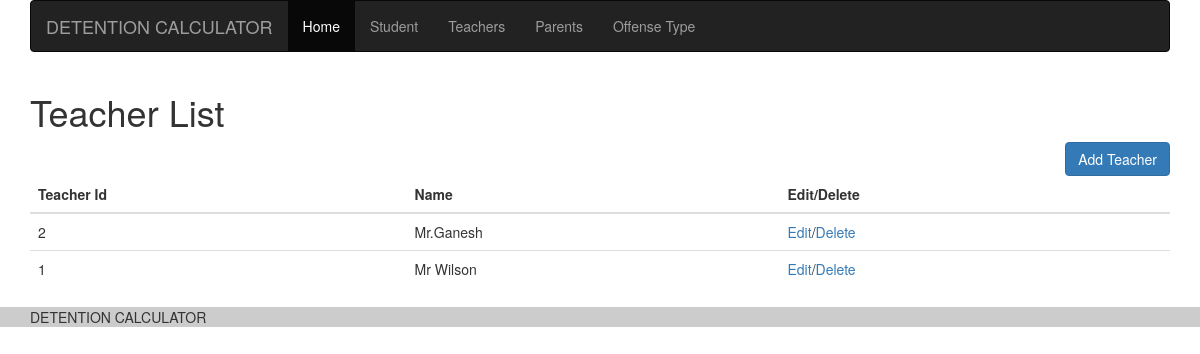
Screenshot of /teacher with the database file from the repository.
### tables this page shows
CREATE TABLE `teachers` (
  `teacher_id` int(11) NOT NULL,
  `teacher_name` varchar(100) NOT NULL,
  `is_active` smallint(6) NOT NULL
);

### controller/Teacher.php (called while the page is built, shortened)
<?php
class Teacher {
    private $teacherModel;
    public function __construct() {
        $this->teacherModel = new Teacher_Model();
    }
    public function getAllTeachers() {
        return $this->teacherModel->getAll();
    }
}

### config/database.php (called while the page is built, shortened)
<?php
class DB {
    protected static $instance = null;
    public static function instance() {
        if (self::$instance === null) {
            $opt = array(
                PDO::ATTR_ERRMODE => PDO::ERRMODE_EXCEPTION,
                PDO::ATTR_DEFAULT_FETCH_MODE => PDO::FETCH_ASSOC,
                PDO::ATTR_EMULATE_PREPARES => FALSE,
            );
            $dsn = 'mysql:host=' . DB_HOST . ';dbname=' . DB_NAME . ';charset=' . DB_CHAR;
            self::$instance = new PDO($dsn, DB_USER, DB_PASS, $opt);
        }
        return self::$instance;
    }
    public static function run($sql, $args = []) {
        $stmt = self::instance()->prepare($sql);
        $stmt->execute($args);
        return $stmt;
    }
}

### model/Teacher_Model.php (called while the page is built, shortened)
<?php
class Teacher_Model implements Model {
    public function getAll() {
        return $all = DB::run("SELECT * FROM teachers where is_active=1 ORDER BY  teacher_id DESC")->fetchAll();
    }
}

### view/teacher.php (the view, shortened to what this page needs)
<div class="container-fluid">
    <div class="container">
        <div class="row">
            <div class="col-md-12">
                <h1>Teacher List</h1>
            </div>
        </div>
        <div class="row">
            <div class="col-md-12 text-right">
                <button type="button" class="btn btn-primary" data-toggle="modal" data-target="#myModal">Add Teacher</button>
            </div>
            <div class="col-md-12">
                <table class="table table-hover">
                    <thead>
                        <tr>
                            <th>Teacher Id</th>
                            <th>Name</th>
                            <th>Edit/Delete</th>
                        </tr>
                    </thead>
                    <tbody>
                        <?php
                        foreach ($all as $one) {
                            echo "<tr><td>" . $one['teacher_id'] . "</td><td>" . $one['teacher_name'] . "</td><td><a href='#' onclick='alert(\"Not Yet Implimented\")'>Edit</a>/<a href='#' onclick='alert(\"Not Yet Implimented\")'>Delete</a></td></tr>";
                        }
                        ?>
                    </tbody>
                </table>
            </div>
        </div>
    </div>
</div>

### styles/css/style.css (style rules this page uses)
body { font-family: Helvetica Neue,Helvetica,Arial,sans-serif; }

### rows the page displays
teachers: teacher_id "2", teacher_name "Mr.Ganesh"
teachers: teacher_id "1", teacher_name "Mr Wilson"

### other values shown
SITE_NAME "DETENTION CALCULATOR"
